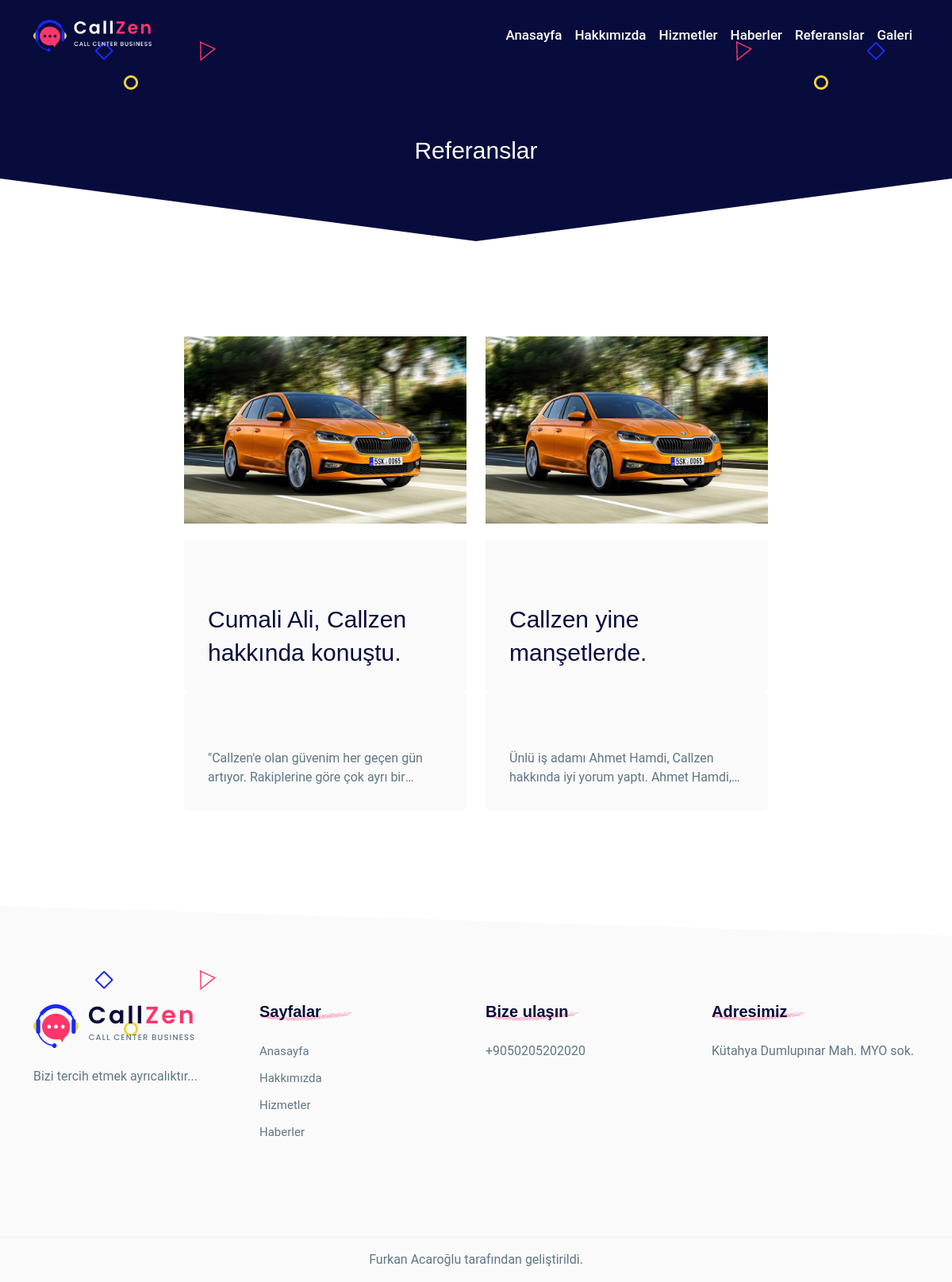
/referanslar.php, run on the app's committed database.
### tables this page shows
CREATE TABLE `referanslar` (
  `referans_id` int(11) NOT NULL,
  `referans_resim` varchar(200) NOT NULL,
  `referans_baslik` varchar(200) NOT NULL,
  `referans_icerik` text NOT NULL
);

### referanslar.php (the view)
<?php require_once("header.php"); ?>
<section class="breadcumb section-bg py-120">
    <div class="work-shape d-flex justify-content-center">
        <ul class="work-shape__list">
            <li class="work-shape__item"><img src="assets/images/home-01/shape-circle.png" alt=""></li>
            <li class="work-shape__item"><img src="assets/images/home-01/shape-square.png" alt=""></li>
            <li class="work-shape__item"><img src="assets/images/home-01/shape-triangle.png" alt=""></li>
            <li class="work-shape__item"><img src="assets/images/home-01/shape-circle.png" alt=""></li>
            <li class="work-shape__item"><img src="assets/images/home-01/shape-square.png" alt=""></li>
            <li class="work-shape__item"><img src="assets/images/home-01/shape-triangle.png" alt=""></li>
        </ul>
    </div>
    <div class="container">
        <div class="row justify-content-center">
            <div class="col-lg-8">
                <div class="breadcumb__wrapper">
                    <h3 class="breadcumb__title"> Referanslar </h3>
                </div>
            </div>
        </div>
    </div>
</section>
<section class="blog py-120">
    <div class="container">
       <div class="row gy-4">
        <div class="col-lg-12">
          <div class="row blog-wrapper gy-4 justify-content-center">
          <?php
            $referans=$database->prepare("SELECT * FROM `referanslar`");
            $referans->execute();
            $referans_listesi=$referans->fetchAll();
            foreach($referans_listesi as $referans)
            {
            ?>
              <div class="col-lg-4 col-md-6">
                  <div class="blog-item">
                      <div class="blog-item__thumb">
                          <h1 href="referans.php"><img src="<?php echo $referans["referans_resim"]; ?>" alt=""></h1>
                      </div>
                    <div class="blog-item__content">
                          <h3 class="blog-item__title"><a href="referans.php"><?php echo $referans["referans_baslik"]; ?></a></h3>
                    </div>
                    <div class="blog-item__content">
                          <h7 class="blog-item__title"><a href="referans.php"><?php echo $referans["referans_icerik"]; ?></a></h7>
                    </div>
                  </div>
              </div>
            <?php } ?>
       </div>
    </div>
</section>
<?php require_once("footer.php"); ?>
<footer class="footer-area section-bg-two">
    <ul class="work-shape__list">
        <li class="work-shape__item"><img src="assets/images/home-01/shape-circle.png" alt=""></li>
        <li class="work-shape__item"><img src="assets/images/home-01/shape-square.png" alt=""></li>
        <li class="work-shape__item"><img src="assets/images/home-01/shape-triangle.png" alt=""></li>
    </ul>
  <div class="container footer-top py-120">
      <div class="row justify-content-center gy-5">
          <div class="col-xl-3 col-sm-6">
              <div class="footer-item">
                  <div class="footer-item__logo">
                      <a href="index.html"> <img src="assets/images/logo/logo-footer.png" alt=""></a>
                  </div>
                  <p class="footer-item__desc">Bizi tercih etmek ayrıcalıktır...</p>
              </div>
          </div>
          <div class="col-xl-3 col-sm-6">
              <div class="footer-item">
                  <h5 class="footer-item__title bg-img bg-img__contain" style="background-image: url(assets/images/home-01/footer-title-bg.png);">Sayfalar</h5>
                  <ul class="footer-menu">
                      <li class="footer-menu__item"><a href="anasayfa.php" class="footer-menu__link">Anasayfa</a></li>
                      <li class="footer-menu__item"><a href="hakkimizda.php" class="footer-menu__link">Hakkımızda</a></li>
                      <li class="footer-menu__item"><a href="hizmetler.php" class="footer-menu__link">Hizmetler</a></li>
                      <li class="footer-menu__item"><a href="haberler.php" class="footer-menu__link">Haberler</a></li>
                  </ul>
              </div>
          </div>
          <div class="col-xl-3 col-sm-6">
              <div class="footer-item">
                  <h5 class="footer-item__title bg-img bg-img__contain" style="background-image: url(assets/images/home-01/footer-title-bg.png);">Bize ulaşın</h5>
                  <ul class="footer-menu">
                      <li class="footer-menu__item">+9050205202020</li>
                  </ul>
              </div>
          </div>
          <div class="col-xl-3 col-sm-6">
              <div class="footer-item">
                  <h5 class="footer-item__title bg-img bg-img__contain" style="background-image: url(assets/images/home-01/footer-title-bg.png);">Adresimiz</h5>
                  <p class="footer-item__desc">Kütahya Dumlupınar Mah. MYO sok.</p>
              </div>
          </div>
      </div>
  </div>
  <div class="bottom-footer section-bg-two py-3">
    <div class="container">
        <div class="row gy-3">
            <div class="col-md-12 text-center">
                <p class="bottom-footer-text"> Furkan Acaroğlu tarafından geliştirildi.</p>
            </div>
        </div>
    </div>
  </div>
</footer>

### header.php (shortened to what this page needs)
<!DOCTYPE html>
<html lang="en">
<head>
    <link rel="stylesheet" href="assets/css/bootstrap.min.css">
    <link rel="stylesheet" href="assets/css/fontawesome-all.min.css">
    <link rel="stylesheet" href="assets/css/line-awesome.min.css">
    <link rel="stylesheet" href="assets/css/magnific-popup.css">
    <link rel="stylesheet" href="assets/css/slick.css">
    <link rel="stylesheet" href="assets/css/flaticon.css">
    <link rel="stylesheet" href="assets/css/odometer.css">
    <link rel="stylesheet" href="assets/css/style.css">
</head>
<body>
<header class="header-bottom" id="header">
    <div class="container">
        <nav class="navbar navbar-expand-xl navbar-light">
            <a class="navbar-brand logo" href="index.html"><img src="assets/images/logo/logo.png" alt=""></a>
            <div class="collapse navbar-collapse" id="navbarSupportedContent">
                <ul class="navbar-nav nav-menu ms-auto">
                    <li class="nav-item">
                        <a class="nav-link" href="anasayfa.php" role="button" > Anasayfa </a>
                    </li>
                    <li class="nav-item">
                        <a class="nav-link" href="hakkimizda.php">Hakkımızda</a>
                    </li>
                    <li class="nav-item ">
                        <a class="nav-link" href="hizmetler.php" role="button"  aria-expanded="false"> Hizmetler</a>
                    </li>
                    <li class="nav-item">
                        <a class="nav-link" href="haberler.php" role="button" > Haberler </a>
                    </li>
                    <li class="nav-item">
                        <a class="nav-link" href="referanslar.php" role="button"  href="contact.html"> Referanslar </a>
                    </li>
                    <li class="nav-item">
                        <a class="nav-link" href="galeri.php" >Galeri</a>
                    </li>
                </ul>
            </div>
        </nav>
    </div>
</header>

### footer.php (shortened to what this page needs)
</body>
</html>

### data on the page
referanslar: referans_resim (picture), referans_baslik "Cumali Ali, Callzen hakkında konuştu.", referans_icerik "\"Callzen'e olan güvenim her geçen gün artıyor. Rakiplerine göre çok ayrı…"
referanslar: referans_resim (picture), referans_baslik "Callzen yine manşetlerde.", referans_icerik "Ünlü iş adamı Ahmet Hamdi, Callzen hakkında iyi yorum yaptı. Ahmet…"
